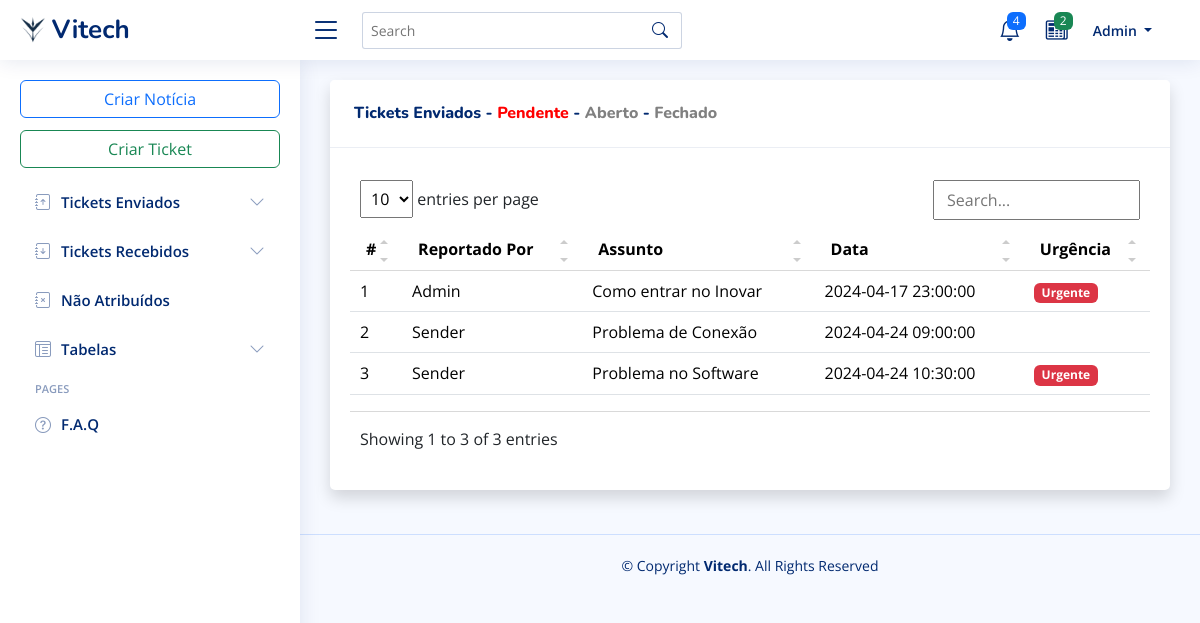
Page /?op=1&x=1 (signed in) on the committed database.
### tables this page shows
CREATE TABLE `ticket` (
  `id_ticket` int(9) NOT NULL,
  `id_user` int(9) NOT NULL,
  `data` timestamp NOT NULL DEFAULT current_timestamp(),
  `tipo_ticket` char(1) NOT NULL,
  `assunto_local` varchar(50) NOT NULL,
  `mensagem_sintomas` text NOT NULL,
  `id_departamento_destino` varchar(3) NOT NULL,
  `urgencia` tinyint(1) NOT NULL,
  `status` char(1) NOT NULL,
  `id_user_atribuido` int(9) DEFAULT NULL,
  `data_atribuido` date DEFAULT NULL
);

CREATE TABLE `user` (
  `id_user` int(9) NOT NULL,
  `nome` varchar(50) NOT NULL,
  `username` varchar(20) NOT NULL,
  `password` char(40) NOT NULL,
  `email` varchar(100) NOT NULL,
  `telefone` int(9) DEFAULT NULL,
  `status` char(1) NOT NULL
);

### pag/tickets-enviados.php (the view, shortened to what this page needs)
<?php
if(isset($_GET['x'])) {
  $x = $_GET['x'];
  switch ($x) {
    case 1:
      $pendente = true;
      break;
  }
}
?>
<div class="card shadow mb-4">
<div class="card-header py-4 px-4">
    <div class="d-flex justify-content-between align-items-center">
      <h6 class="m-0" style="font-weight: 800;">
        <span style="color: #012970;">Tickets Enviados - </span>
        <a href="#" style="color: <?php echo ($pendente ? '#ff0000' : 'grey'); ?>;" role="button" onclick="changeColor(this, '#ff0000')">
            Pendente
        </a>
        <span style="color: #012970;"> - </span>
        <a href="#" style="color: <?php echo ($aberto ? '#FFD700' : 'grey'); ?>;" role="button" onclick="changeColor(this, '#FFD700')">
            Aberto
        </a>
        <span style="color: #012970;"> - </span>
        <a href="#" style="color: <?php echo ($fechado ? '#32CD32' : 'grey'); ?>;" role="button" onclick="changeColor(this, '#32CD32')">
            Fechado
        </a>
      </h6>
    </div>
</div>
            <div class="card-body py-4">
                <table class="table table-hover" id="datatable" width="100%" cellspacing="0">
                  <thead>
                    <tr>
                      <th>#</th>
                      <th>Reportado Por</th>
                      <th>Assunto</th>
                      <th>Data</th>
                      <th>Urgência</th>
                    </tr>
                  </thead>
                  <tbody>
                    <?php
                      $query = "SELECT t.*, u.nome AS nome_user
                      FROM ticket t
                      JOIN user u ON t.id_user = u.id_user
                      WHERE t.id_user_atribuido = {$_SESSION['user']['id_user']}";
                      $query_exec = mysqli_query($con, $query);
                      if(mysqli_num_rows($query_exec) > 0)
                      {
                          foreach($query_exec as $ticket)
                          {
                            $status_class = '';
                            switch ($ticket['status']) {
                                case 'P':
                                    $status_class = 'bcc_pendente';
                                    break;
                                case 'A':
                                    $status_class = 'bcc-aberto';
                                    break;
                                case 'F':
                                    $status_class = 'bcc_fechado';
                                    break;
                                  }
                              ?>
                              <tr class="<?= $status_class ?>">
                                  <td><?= $ticket['id_ticket'] ?></td>
                                  <td><?= $ticket['nome_user'] ?></td>
                                  <td><?= $ticket['assunto_local'] ?></td>
                                  <td><?= $ticket['data'] ?></td>
                                  <td><?php if($ticket['urgencia']) echo("<span class='badge bg-danger'>Urgente</span>") ?></td>
                              </tr>
                              <?php
                          }
                      }
                    ?>
                  </tbody>
                </table>
              </div>

### index.php (shortened to what this page needs)
<?php
$op = 0;
if(isset($_GET['op']))
  $op = $_GET['op'];
?>
<!DOCTYPE html>
<html lang="en">
<head>
  <link href="assets/vendor/bootstrap/css/bootstrap.min.css" rel="stylesheet">
  <link href="assets/vendor/bootstrap-icons/bootstrap-icons.css" rel="stylesheet">
  <link href="assets/vendor/boxicons/css/boxicons.min.css" rel="stylesheet">
  <link href="assets/vendor/quill/quill.snow.css" rel="stylesheet">
  <link href="assets/vendor/quill/quill.bubble.css" rel="stylesheet">
  <link href="assets/vendor/remixicon/remixicon.css" rel="stylesheet">
  <link href="assets/vendor/simple-datatables/style.css" rel="stylesheet">
  <link href="assets/css/style.css" rel="stylesheet">
  <link href="assets/css/mystyle.css" rel="stylesheet">
</head>
<body>
<?php
if (!isset($_SESSION['user'])) {
  include "./pag/login/login.php";
}
else
{
?>
  <header id="header" class="header fixed-top d-flex align-items-center">
    <div class="d-flex align-items-center justify-content-between">
      <a href="./" class="logo d-flex align-items-center">
        <img src="assets/img/logo.png" alt="">
        <span class="d-none d-lg-block">Vitech</span>
      </a>
      <i class="bi bi-list toggle-sidebar-btn"></i>
    </div>
    <div class="search-bar">
      <form class="search-form d-flex align-items-center" method="POST" action="#">
        <input type="text" name="query" placeholder="Search" title="Enter search keyword">
        <button type="submit" title="Search"><i class="bi bi-search"></i></button>
      </form>
    </div>
    <nav class="header-nav ms-auto">
      <ul class="d-flex align-items-center">
        <li class="nav-item dropdown">
          <a class="nav-link nav-icon" href="#" data-bs-toggle="dropdown">
            <i class="bi bi-bell"></i>
            <span class="badge bg-primary badge-number">4</span>
          </a>
        </li>
        <li class="nav-item dropdown">
          <a class="nav-link nav-icon" href="#" data-bs-toggle="dropdown">
            <i class="bi bi-newspaper"></i>
            <span class="badge bg-success badge-number">2</span>
          </a>
        </li>
        <li class="nav-item dropdown pe-5">
          <a class="nav-link nav-profile d-flex align-items-center pe-0" href="#" data-bs-toggle="dropdown">
            <span class="d-none d-md-block dropdown-toggle ps-0"> <?php echo $_SESSION['user']['nome']; ?> </span>
          </a>
        </li>
      </ul>
    </nav>
  </header>
  <aside id="sidebar" class="sidebar">
    <button class="btn btn-outline-primary btn" style="margin-bottom: 12px; width: 100%" >Criar Notícia</button>
    <button class="btn btn-outline-success btn" style="margin-bottom: 12px; width: 100%" >Criar Ticket</button>
    <ul class="sidebar-nav" id="sidebar-nav">
      <li class="nav-item">
        <a class="nav-link collapsed" data-bs-target="#tickets-enviados-nav" data-bs-toggle="collapse" href="#">
          <i class="bi bi-journal-arrow-up"></i><span>Tickets Enviados</span><i class="bi bi-chevron-down ms-auto"></i>
        </a>
      </li>
      <li class="nav-item">
        <a class="nav-link collapsed" data-bs-target="#tickets-recebidos-nav" data-bs-toggle="collapse" href="#">
          <i class="bi bi-journal-arrow-down"></i><span>Tickets Recebidos</span><i class="bi bi-chevron-down ms-auto"></i>
        </a>
      </li>
      <li class="nav-item">
        <a class="nav-link collapsed" href="pages-faq.html">
          <i class="bi bi-journal-x"></i>
          <span>Não Atribuídos</span>
        </a>
      </li>
      <li class="nav-item">
        <a class="nav-link collapsed" data-bs-target="#tables-nav" data-bs-toggle="collapse" href="#">
          <i class="bi bi-layout-text-window-reverse"></i><span>Tabelas</span><i class="bi bi-chevron-down ms-auto"></i>
        </a>
      </li>
      <li class="nav-heading">Pages</li>
      <li class="nav-item">
        <a class="nav-link collapsed" href="pages-faq.html">
          <i class="bi bi-question-circle"></i>
          <span>F.A.Q</span>
        </a>
      </li>
    </ul>
  </aside>
  <main id="main" class="main">
    <?php
          $pag_file = "./index.php";
          switch ($op) {
              case 1:
                  $pag_file = "./pag/tickets-enviados.php";
                  break;
              }
      require($pag_file);
    ?>
  </main>
  <footer id="footer" class="footer">
    <div class="copyright">
      &copy; Copyright <strong><span>Vitech</span></strong>. All Rights Reserved
    </div>
  </footer>
<?php
}
?>
</body>
</html>

### assets/css/style.css (style rules this page uses)
:root { scroll-behavior: smooth; }
body { font-family: "Open Sans", sans-serif; background: #f6f9ff; color: #444444; }
a { color: #4154f1; text-decoration: none; }
h1, h2, h3, h4, h5, h6 { font-family: "Nunito", sans-serif; }
#main { margin-top: 60px; padding: 20px 30px; transition: all 0.3s; }
.card { margin-bottom: 30px; border: none; border-radius: 5px; box-shadow: 0px 0 30px rgba(1, 41, 112, 0.1); }
.card-header, .card-footer { border-color: #ebeef4; background-color: #fff; color: #798eb3; padding: 15px; }
.card-body { padding: 0 20px 20px 20px; }
.logo { line-height: 1; }
@media (min-width: 1200px) { .logo { width: 280px; } }
.logo img { max-height: 26px; margin-right: 6px; }
.logo span { font-size: 26px; font-weight: 700; color: #012970; font-family: "Nunito", sans-serif; }
.header { transition: all 0.5s; z-index: 997; height: 60px; box-shadow: 0px 2px 20px rgba(1, 41, 112, 0.1); background-color: #fff; padding-left: 20px; }
.header .toggle-sidebar-btn { font-size: 32px; padding-left: 10px; cursor: pointer; color: #012970; }
.header .search-bar { min-width: 360px; padding: 0 20px; }
.header .search-form { width: 100%; }
.header .search-form input { border: 0; font-size: 14px; color: #012970; border: 1px solid rgba(1, 41, 112, 0.2); padding: 7px 38px 7px 8px; border-radius: 3px; transition: 0.3s; width: 100%; }
.header .search-form button { border: 0; padding: 0; margin-left: -30px; background: none; }
.header .search-form button i { color: #012970; }
.header-nav ul { list-style: none; }
.header-nav>ul { margin: 0; padding: 0; }
.header-nav .nav-icon { font-size: 22px; color: #012970; margin-right: 25px; position: relative; }
.header-nav .nav-profile { color: #012970; }
.header-nav .nav-profile span { font-size: 14px; font-weight: 600; }
.header-nav .badge-number { position: absolute; inset: -2px -5px auto auto; font-weight: normal; font-size: 12px; padding: 3px 6px; }
.sidebar { position: fixed; top: 60px; left: 0; bottom: 0; width: 300px; z-index: 996; transition: all 0.3s; padding: 20px; overflow-y: auto; scrollbar-width: thin; scrollbar-color: #aab7cf transparent; box-shadow: 0px 0px 20px rgba(1, 41, 112, 0.1); background-color: #fff; }
@media (min-width: 1200px) { #main, #footer { margin-left: 300px; } }
.sidebar-nav { padding: 0; margin: 0; list-style: none; }
.sidebar-nav li { padding: 0; margin: 0; list-style: none; }
.sidebar-nav .nav-item { margin-bottom: 5px; }
.sidebar-nav .nav-heading { font-size: 11px; text-transform: uppercase; color: #899bbd; font-weight: 600; margin: 10px 0 5px 15px; }
.sidebar-nav .nav-link { display: flex; align-items: center; font-size: 15px; font-weight: 600; color: #4154f1; transition: 0.3; background: #f6f9ff; padding: 10px 15px; border-radius: 4px; }
.sidebar-nav .nav-link i { font-size: 16px; margin-right: 10px; color: #4154f1; }
.sidebar-nav .nav-link.collapsed { color: #012970; background: #fff; }
.sidebar-nav .nav-link.collapsed i { color: #899bbd; }
.sidebar-nav .nav-link .bi-chevron-down { margin-right: 0; transition: transform 0.2s ease-in-out; }
.footer { padding: 20px 0; font-size: 14px; transition: all 0.3s; border-top: 1px solid #cddfff; }
.footer .copyright { text-align: center; color: #012970; }

### rows in the picture
ticket: id_ticket "1", id_user.nome "Admin", assunto_local "Como entrar no Inovar", data "2024-04-17 23:00:00", urgencia "Urgente"
ticket: id_ticket "2", id_user.nome "Sender", assunto_local "Problema de Conexão", data "2024-04-24 09:00:00"
ticket: id_ticket "3", id_user.nome "Sender", assunto_local "Problema no Software", data "2024-04-24 10:30:00", urgencia "Urgente"

### other values in the picture
$_SESSION['user']['nome'] "Admin"
